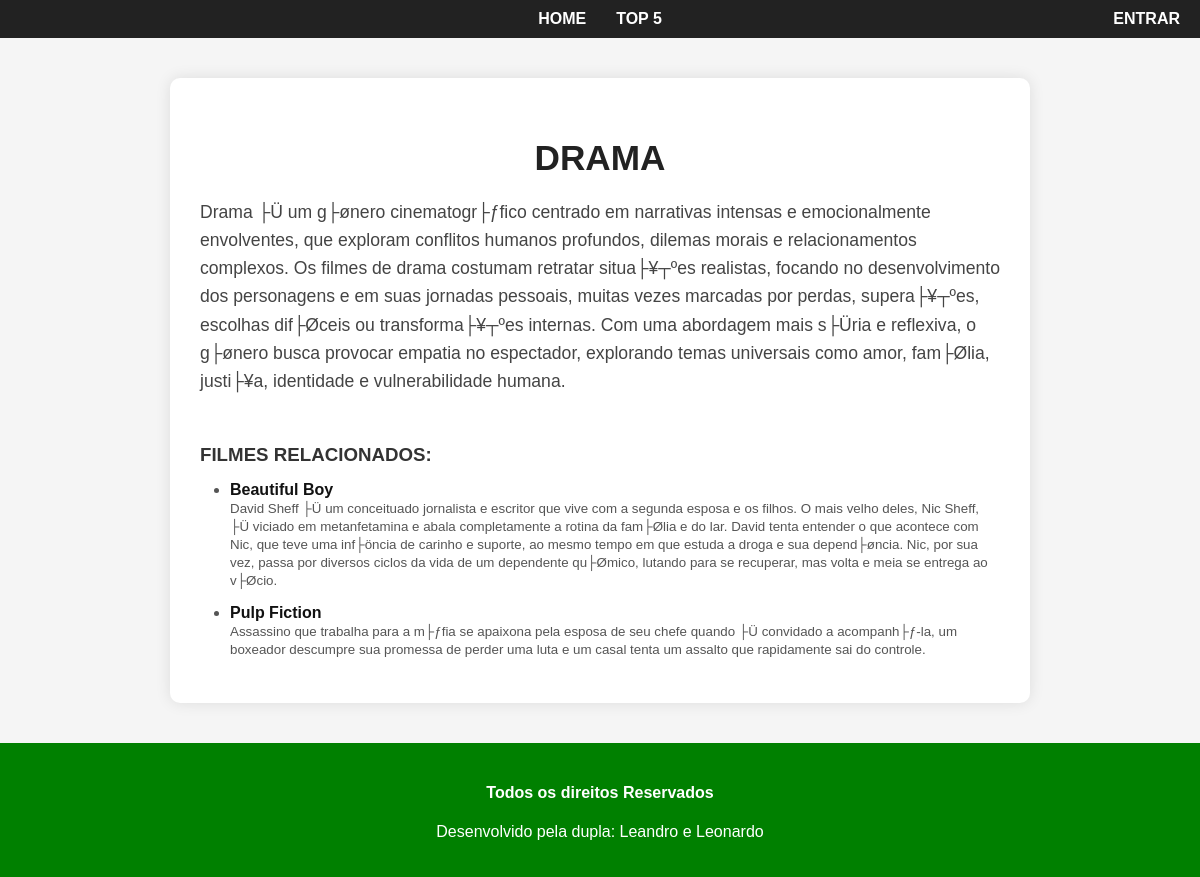
Before: /genero/Drama with the older database file.
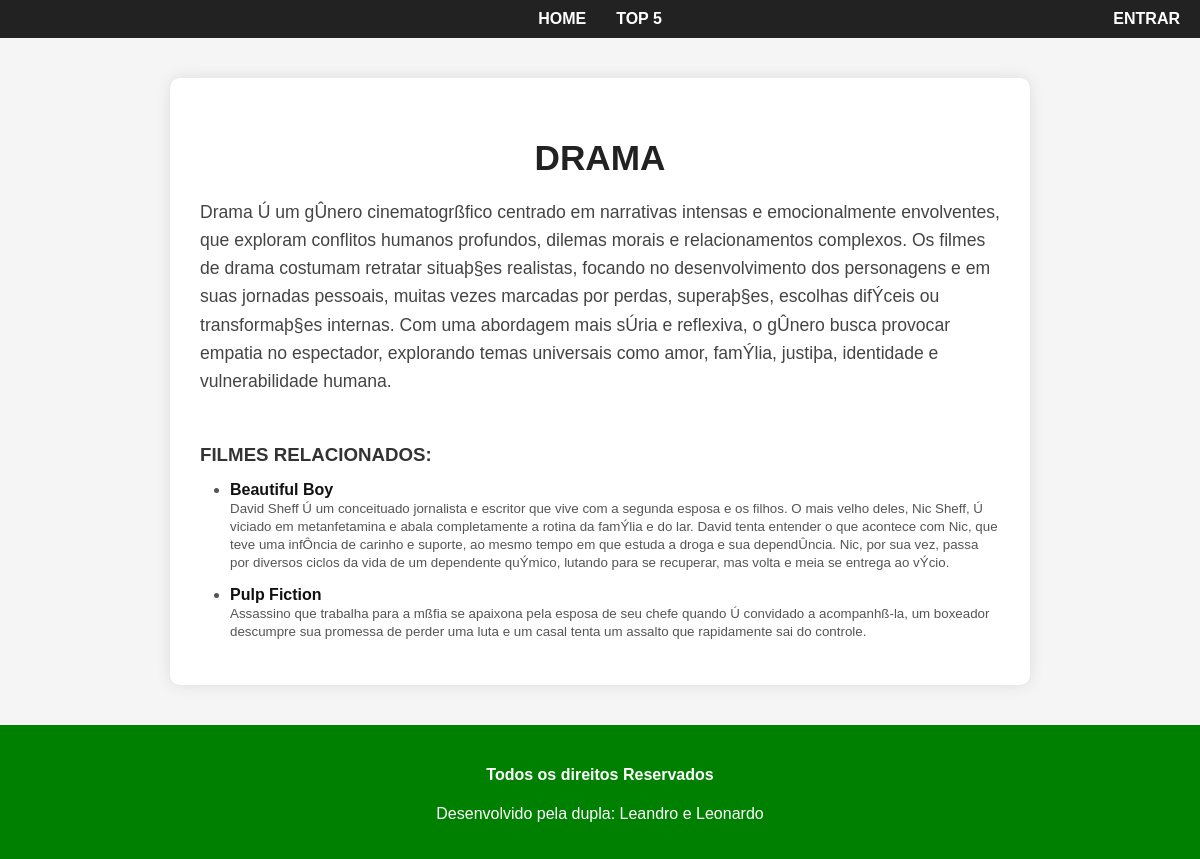
After: the same page with the newer database file.
### main/models.py (models this page shows, shortened)
class Genero(models.Model):
    nome = models.CharField(max_length=100)
    descricao = models.TextField()

class Filme(models.Model):
    titulo = models.CharField(max_length=100)
    capa = models.ImageField(upload_to='capa_filmes')
    sinopse = models.TextField()
    direcao = models.ManyToManyField(Pessoa, blank=True, related_name='direcao')
    elenco = models.ManyToManyField(Pessoa, blank=True, related_name='elenco')
    genero = models.ManyToManyField(Genero)

### main/views.py (the view)
# urls.py: path('genero/<str:nome>', views.genero, name='genero'),
def genero(request, nome):
    genero = get_object_or_404(Genero, nome=unquote(nome))
    return render(request, 'main/genero.html', {'genero': genero})

### main/templates/main/genero.html (shortened to what this page needs)
{% extends 'main/base.html' %}
{% block content %}
<div class="genero-container">
    <div class="genero-card">
        <div class="genero-info">
            <h1>{{ genero.nome }}</h1>
            <p>{{ genero.descricao }}</p>
            <h3>Filmes relacionados:</h3>
            <ul class="filmes-lista">
                {% for filme in genero.filme_set.all %}
                <li>
                    <strong>{{ filme.titulo }}</strong><br>
                    <small>{{ filme.sinopse }}</small>
                </li>
                {% empty %}
                <li>Nenhum filme cadastrado para este gênero.</li>
                {% endfor %}
            </ul>
        </div>
    </div>
</div>
{% endblock %}

Changed rows visible on the page:
changed Genero "DRAMA": descricao "Drama ├Ü um g├ønero cinematogr├ƒfico centrado em narrativas intensas e emocionalmente envolventes, que exploram conflitos humanos profundos, dilemas morais e relacionamentos complexos. Os filmes de drama costumam retratar situa├¥┬ºes realistas, focando no desenvolvimento dos personagens e em suas jornadas pessoais, muitas vezes marcadas por perdas, supera├¥┬ºes, escolhas dif├Øceis ou transforma├¥┬ºes internas. Com uma abordagem mais s├Üria e reflexiva, o g├ønero busca provocar empatia no espectador, explorando temas universais como amor, fam├Ølia, justi├¥a, identidade e vulnerabilidade humana." → "Drama Ú um gÛnero cinematogrßfico centrado em narrativas intensas e emocionalmente envolventes, que exploram conflitos humanos profundos, dilemas morais e relacionamentos complexos. Os filmes de drama costumam retratar situaþ§es realistas, focando no desenvolvimento dos personagens e em suas jornadas pessoais, muitas vezes marcadas por perdas, superaþ§es, escolhas difÝceis ou transformaþ§es internas. Com uma abordagem mais sÚria e reflexiva, o gÛnero busca provocar empatia no espectador, explorando temas universais como amor, famÝlia, justiþa, identidade e vulnerabilidade humana."
changed Filme "Beautiful Boy": sinopse "David Sheff ├Ü um conceituado jornalista e escritor que vive com a segunda esposa e os filhos. O mais velho deles, Nic Sheff, ├Ü viciado em metanfetamina e abala completamente a rotina da fam├Ølia e do lar. David tenta entender o que acontece com Nic, que teve uma inf├öncia de carinho e suporte, ao mesmo tempo em que estuda a droga e sua depend├øncia. Nic, por sua vez, passa por diversos ciclos da vida de um dependente qu├Ømico, lutando para se recuperar, mas volta e meia se entrega ao v├Øcio." → "David Sheff Ú um conceituado jornalista e escritor que vive com a segunda esposa e os filhos. O mais velho deles, Nic Sheff, Ú viciado em metanfetamina e abala completamente a rotina da famÝlia e do lar. David tenta entender o que acontece com Nic, que teve uma infÔncia de carinho e suporte, ao mesmo tempo em que estuda a droga e sua dependÛncia. Nic, por sua vez, passa por diversos ciclos da vida de um dependente quÝmico, lutando para se recuperar, mas volta e meia se entrega ao vÝcio."
changed Filme "Pulp Fiction": sinopse "…que trabalha para a m├ƒfia se apaixona pela esposa de seu chefe quando ├Ü convidado a acompanh├ƒ-la, um boxeador descumpre sua…" → "…que trabalha para a mßfia se apaixona pela esposa de seu chefe quando Ú convidado a acompanhß-la, um boxeador descumpre sua…"
